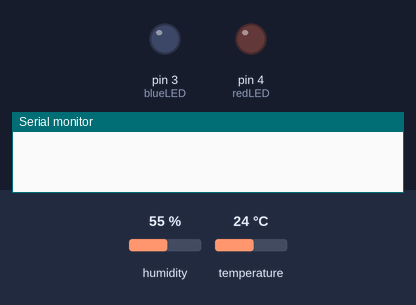
Recording of a sketch running on a simulated Arduino Uno, built with avr-gcc and run on an emulated ATmega328P. Shown: output pins drawn as LEDs (lit = HIGH), the last lines printed to the serial monitor. Inputs (shaded band) come from the test bench; at power-on: humidity 55 %, temperature 24 °C.

Above: at 0.1 s.
At 2.1 s:
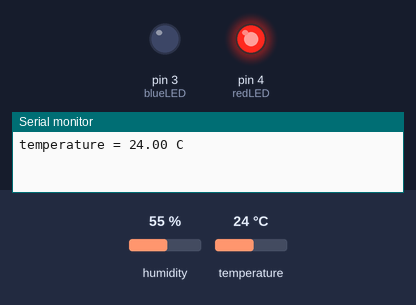
Timing chart, 0 to 3.6 s (numbered marks = the images above):
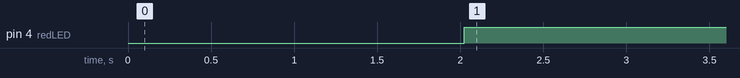

Measured:
- by itself, pin 4 (redLED): LOW → HIGH at 2.0 s

The sketch:

test2.ino
```cpp
#include "dht.h"
#define dht_apin A0 // Analog Pin sensor is connected to


#define blueLED 3
#define redLED 4
dht DHT;
void setup()
{Serial.println("DHT11 Humidity & temperature Sensor\n\n");
  delay(1000);//Wait before accessing Sensor

  pinMode(blueLED, OUTPUT);
  pinMode(redLED, OUTPUT);
  Serial.begin(9600);
   delay(1000);//Wa
}

void loop()
{ DHT.read11(dht_apin);
  /*int reading = analogRead(dht_apin);
  float voltage = reading * 5.0;
  voltage /= 1024.0;
  float temperatureC = (voltage - 0.5) * 10 ;*/


    /*Serial.print("Current humidity = ");
    Serial.print(DHT.humidity);
    Serial.print(" %  ");*/
    Serial.print("temperature = ");
    Serial.print(DHT.temperature);
    Serial.println(" C  ");

  if ( DHT.temperature>= 21) {

    digitalWrite(blueLED, LOW);
    digitalWrite(redLED, HIGH);
  }
 /*if (DHT.temperature <= 22 )/*&& DHT.temperature <=30)
   {
    digitalWrite(blueLED, HIGH);
    digitalWrite(redLED, LOW);
 }*/
  /*else {
    digitalWrite(greenLED, HIGH);
    digitalWrite(blueLED, LOW);
    digitalWrite(redLED, LOW);
  }*/

  delay(3000);
}
```
